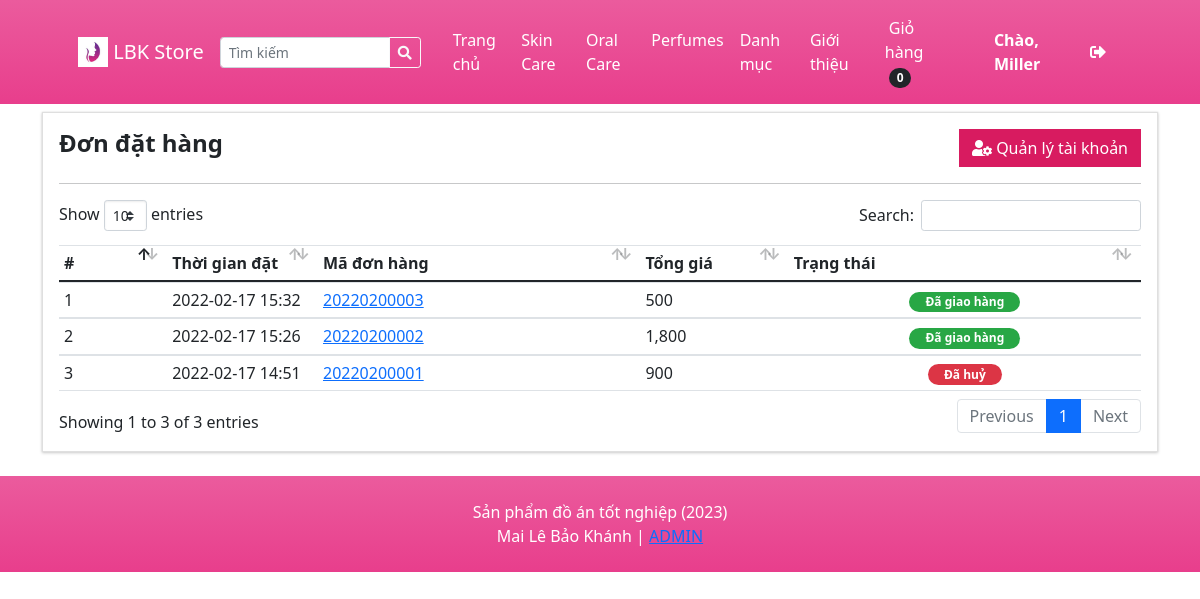
Page /?p=my_account (signed in) on the committed database.
### tables this page shows
CREATE TABLE `categories` (
  `id` int(30) NOT NULL,
  `category` varchar(250) NOT NULL,
  `description` text DEFAULT NULL,
  `status` tinyint(1) NOT NULL DEFAULT 1,
  `delete_flag` tinyint(1) NOT NULL DEFAULT 0,
  `date_created` datetime NOT NULL DEFAULT current_timestamp()
);

CREATE TABLE `orders` (
  `id` int(30) NOT NULL,
  `ref_code` varchar(100) NOT NULL,
  `client_id` int(30) NOT NULL,
  `delivery_address` text NOT NULL,
  `payment_method` varchar(100) NOT NULL,
  `order_type` tinyint(1) NOT NULL COMMENT '1= pickup,2= deliver',
  `amount` double NOT NULL,
  `status` tinyint(2) NOT NULL DEFAULT 0 COMMENT '0 = pending,\r\n1= Packed,\r\n2 = Out for Delivery,\r\n3=Delivered,\r\n4=cancelled',
  `paid` tinyint(1) NOT NULL DEFAULT 0,
  `date_created` datetime NOT NULL DEFAULT current_timestamp(),
  `date_updated` datetime DEFAULT NULL ON UPDATE current_timestamp()
);

### classes/DBConnection.php (called while the page is built, shortened)
<?php
class DBConnection{
    private $host = DB_SERVER;
    private $username = DB_USERNAME;
    private $password = DB_PASSWORD;
    private $database = DB_NAME;
    public $conn;
    public function __construct(){
        if (!isset($this->conn)) {
            $this->conn = new mysqli($this->host, $this->username, $this->password, $this->database);
        }
    }
}
?>

### classes/SystemSettings.php (called while the page is built, shortened)
<?php
class SystemSettings extends DBConnection{
	function userdata($field = ''){
		if(!empty($field)){
			if(isset($_SESSION['userdata'][$field]))
				return $_SESSION['userdata'][$field];
			else
				return null;
		}else{
			return false;
		}
	}
	function info($field=''){
		if(!empty($field)){
			if(isset($_SESSION['system_info'][$field]))
				return $_SESSION['system_info'][$field];
			else
				return false;
		}else{
			return false;
		}
	}
}
$_settings = new SystemSettings();
?>

### config.php (called while the page is built, shortened)
<?php
require_once('classes/DBConnection.php');
require_once('classes/SystemSettings.php');
function validate_image($file){
	if(!empty($file)){
        $ex = explode("?",$file);
        $file = $ex[0];
        $ts = isset($ex[1]) ? "?".$ex[1] : '';
		if(is_file(base_app.$file)){
			return base_url.$file.$ts;
		}else{
			return base_url.'dist/img/no-image-available.png';
		}
	}else{
		return base_url.'dist/img/no-image-available.png';
	}
}
?>

### my_account.php (the view, shortened to what this page needs)
<section class="py-2">
    <div class="container">
        <div class="card rounded-0">
            <div class="card-body">
                <div class="w-100 justify-content-between d-flex">
                    <h4><b>Đơn đặt hàng</b></h4>
                    <a href="./?p=edit_account" class="btn btn btn-default btn-flat bg-maroon"><div class="fa fa-user-cog"></div> Quản lý tài khoản</a>
                </div>
                    <hr class="border-warning">
                    <table class="table table-stripped text-dark">
                        <colgroup>
                            <col width="10%">
                            <col width="15">
                            <col width="25">
                            <col width="25">
                            <col width="15">
                        </colgroup>
                        <thead>
                            <tr>
                                <th>#</th>
                                <th>Thời gian đặt</th>
                                <th>Mã đơn hàng</th>
                                <th>Tổng giá</th>
                                <th>Trạng thái</th>
                            </tr>
                        </thead>
                        <tbody>
                            <?php
                                $i = 1;
                                $qry = $conn->query("SELECT o.*,concat(c.firstname,' ',c.lastname) as client from `orders` o inner join clients c on c.id = o.client_id where o.client_id = '".$_settings->userdata('id')."' order by unix_timestamp(o.date_created) desc ");
                                while($row = $qry->fetch_assoc()):
                            ?>
                                <tr>
                                    <td><?php echo $i++ ?></td>
                                    <td><?php echo date("Y-m-d H:i",strtotime($row['date_created'])) ?></td>
                                    <td><a href="javascript:void(0)" class="view_order" data-id="<?php echo $row['id'] ?>"><?php echo $row['ref_code'] ?></a></td>
                                    <td><?php echo number_format($row['amount']) ?> </td>
                                    <td class="text-center">
                                            <?php if($row['status'] == 0): ?>
                                                <span class="badge badge-light text-dark border px-3 rounded-pill">Đang chờ</span>
                                            <?php elseif($row['status'] == 1): ?>
                                                <span class="badge badge-primary px-3 rounded-pill">Đã đóng gói</span>
                                            <?php elseif($row['status'] == 2): ?>
                                                <span class="badge badge-warning px-3 rounded-pill">Đang giao hàng</span>
                                            <?php elseif($row['status'] == 3): ?>
                                                <span class="badge badge-success px-3 rounded-pill">Đã giao hàng</span>
                                            <?php else: ?>
                                                <span class="badge badge-danger px-3 rounded-pill">Đã huỷ</span>
                                            <?php endif; ?>
                                        </td>
                                    </tr>
                            <?php endwhile; ?>
                        </tbody>
                    </table>
            </div>
        </div>
    </div>
</section>

### inc/topBarNav.php (shortened to what this page needs)
<nav class="navbar navbar-expand-lg navbar-dark bg-gradient-pink">
            <div class="container px-4 px-lg-5 ">
                <a class="navbar-brand" href="./">
                <img src="<?php echo validate_image($_settings->info('logo')) ?>" width="30" height="30" class="d-inline-block align-top" alt="" loading="lazy">
                <?php echo $_settings->info('short_name') ?>
                </a>
                <form class="form-inline" id="search-form">
                  <div class="input-group">
                    <input class="form-control form-control-sm form " type="search" placeholder="Tìm kiếm" aria-label="Search" name="search"  value="<?php echo isset($_GET['search']) ? $_GET['search'] : "" ?>"  aria-describedby="button-addon2">
                    <div class="input-group-append">
                      <button class="btn btn-outline-light btn-sm m-0" type="submit" id="button-addon2"><i class="fa fa-search"></i></button>
                    </div>
                  </div>
                </form>
                <div class="collapse navbar-collapse" id="navbarSupportedContent">
                    <ul class="navbar-nav me-auto mb-2 mb-lg-0 ms-lg-4">
                        <li class="nav-item"><a class="nav-link text-white" aria-current="page" href="./">Trang chủ</a></li>
                        <?php
                        $cat_qry = $conn->query("SELECT * FROM categories where status = 1  limit 3");
                        $count_cats =$conn->query("SELECT * FROM categories where status = 1 ")->num_rows;
                        while($crow = $cat_qry->fetch_assoc()):
                        ?>
                        <li class="nav-item"><a class="nav-link text-white" aria-current="page" href="./?p=products&c=<?php echo md5($crow['id']) ?>"><?php echo $crow['category'] ?></a></li>
                        <?php endwhile; ?>
                        <?php if($count_cats > 3): ?>
                        <li class="nav-item"><a class="nav-link text-white" href="./?p=view_categories">Danh mục</a></li>
                        <?php endif; ?>
                        <li class="nav-item"><a class="nav-link text-white" href="./?p=about">Giới thiệu</a></li>
                    </ul>
                    <div class="d-flex align-items-center">
                      <?php if($_settings->userdata('id') > 0 && $_settings->userdata('login_type') == 2): ?>
                        <a class="text-dark mr-2 nav-link text-white" href="./?p=cart">
                            Giỏ hàng
                            <span class="badge bg-dark text-white ms-1 rounded-pill" id="cart-count">
                              <?php
                                $count = $conn->query("SELECT SUM(quantity) as items from `cart` where client_id =".$_settings->userdata('id'))->fetch_assoc()['items'];
                                echo ($count > 0 ? $count : 0);
                              ?>
                            </span>
                        </a>
                            <a href="./?p=my_account" class="text-dark  nav-link text-white"><b> Chào, <?php echo $_settings->userdata('lastname')?></b></a>
                            <a href="logout.php" class="text-dark  nav-link text-white"><i class="fa fa-sign-out-alt"></i></a>
                        <?php else: ?>
                        <button class="btn btn-outline-dark ml-2" id="login-btn" type="button">Đăng nhập</button>
                        <?php endif; ?>
                    </div>
                </div>
            </div>
        </nav>

### rows in the picture
categories: category "Skin Care"
categories: category "Oral Care"
categories: category "Perfumes"
orders: date_created "2022-02-17 15:32", ref_code "20220200003", amount "500", status "Đã giao hàng"
orders: date_created "2022-02-17 15:26", ref_code "20220200002", amount "1,800", status "Đã giao hàng"
orders: date_created "2022-02-17 14:51", ref_code "20220200001", amount "900", status "Đã huỷ"

### other values in the picture
$_settings->info('short_name') "LBK Store"
$_settings->userdata('lastname') "Miller"
